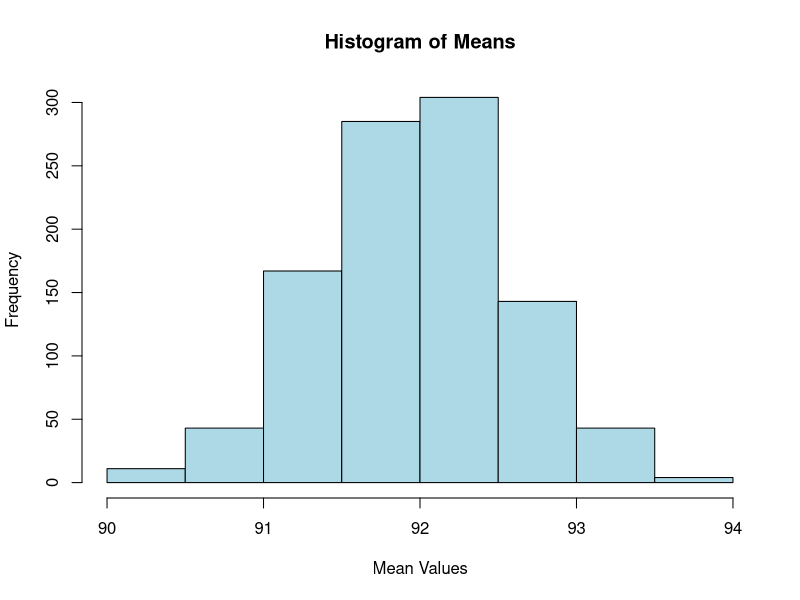
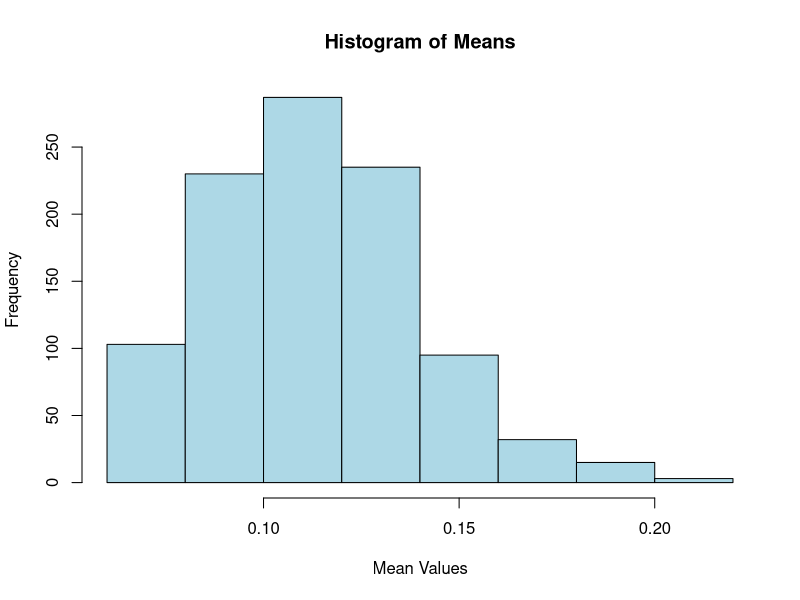

Source code (R) for these figures, in order:
# Declare black_box1 to get a list with random function
black_box1 <- function(amount=10){
  return (rnorm(amount, 92, 2))
}

# Declare black_box2 to get a list with random function
black_box2 <- function(amount=10){
  return (rgamma(amount, 2, 17))
}

# Declare get_means
get_means <- function(input_function, limit=1000){
  means <- c()
  for (i in 1:limit){
    values <- input_function()  # Call the function to get random values
    mean_value <- round(mean(values), digits=2)
    means <- c(means, mean_value)
  }
  return(means)
}

# Declare get_histogram
get_histogram <- function(vector){
  hist(
    vector,
    main="Histogram of Means",
    col="lightblue",
    border="black",
    xlab="Mean Values"
  )
}

# Declare get_confidence_intervals
get_confidence_intervals <- function(vector, min=0.025, max=0.975) {
  return (qnorm(c(min, max), mean(vector), sd(vector)))
}

# black_box1
means_black_box1 <- get_means(black_box1, 1000)
get_histogram(means_black_box1)
confidence_interval1 <- get_confidence_intervals(means_black_box1)
cat("-----Confidence Intervals for Black Box 1-----\n",
    "Lowest Value  ==>", confidence_interval1[1], "\n",
    "Highest Value ==>", confidence_interval1[2], "\n")

# black_box2
means_black_box2 <- get_means(black_box2, 1000)
get_histogram(means_black_box2)
confidence_interval2 <- get_confidence_intervals(means_black_box2)
cat("-----Confidence Intervals for Black Box 2-----\n",
    "Lowest Value  ==>", confidence_interval2[1], "\n",
    "Highest Value ==>", confidence_interval2[2], "\n")
